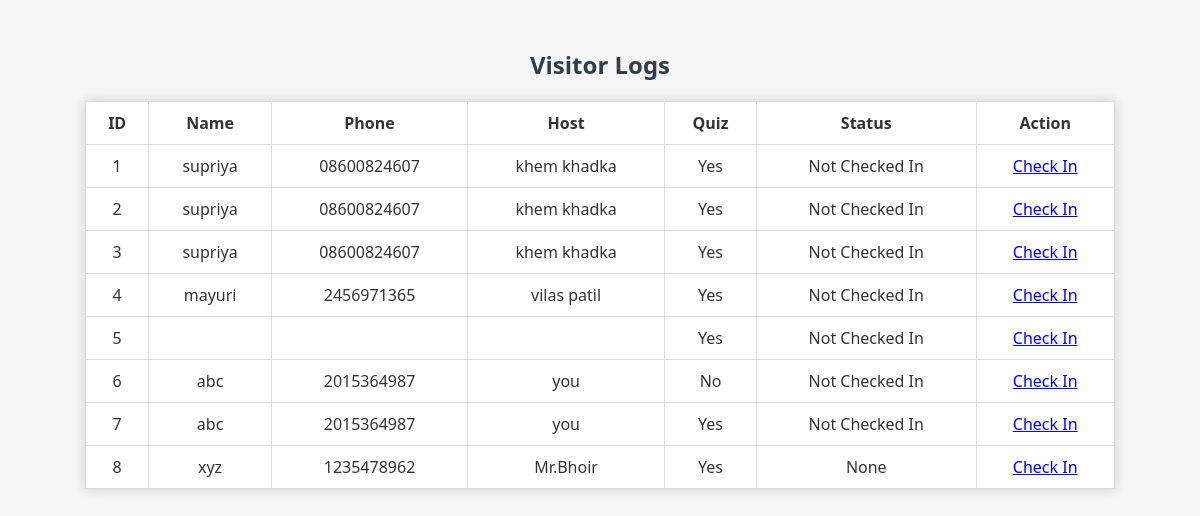
/admin, run on an earlier commit of the app's database.
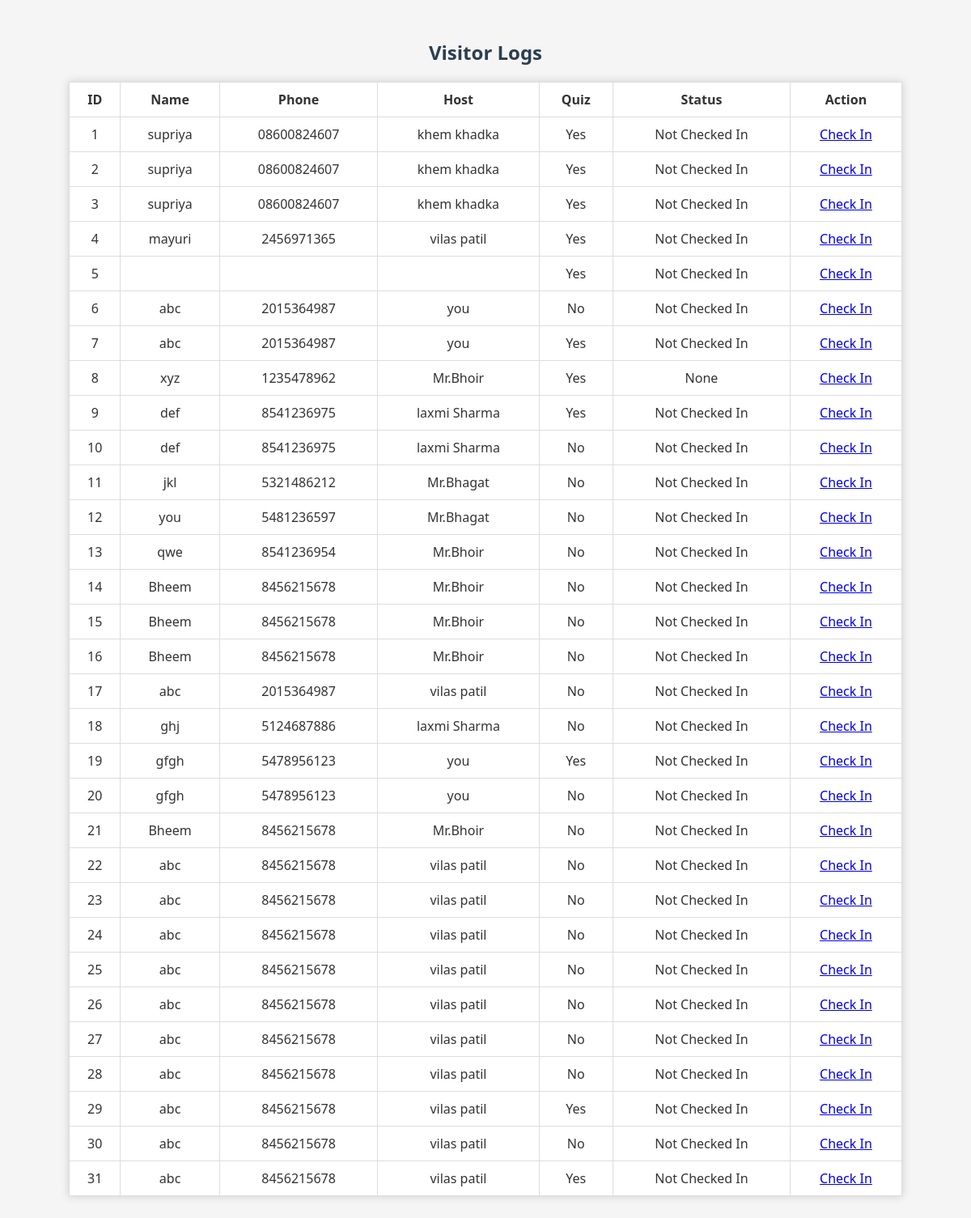
And on a later commit of the database.
### tables this page shows
CREATE TABLE visitors (
                    id INTEGER PRIMARY KEY AUTOINCREMENT,
                    name TEXT,
                    phone TEXT,
                    reason TEXT,
                    host TEXT,
                    quiz_passed INTEGER,
                    checkin_status TEXT
                , area TEXT);

### app.py (the view)
@app.route('/admin')
def admin():
    conn = sqlite3.connect(DB_NAME)
    c = conn.cursor()
    c.execute("SELECT * FROM visitors")
    data = c.fetchall()
    conn.close()
    return render_template('admin.html', data=data)

### templates/admin.html (shortened to what this page needs)
<!DOCTYPE html>
<html>
<head>
  <link rel="stylesheet" href="{{ url_for('static', filename='style.css') }}">
</head>
<body>
  <h2>Visitor Logs</h2>
  <table border="1">
    <tr>
      <th>ID</th><th>Name</th><th>Phone</th><th>Host</th>
      <th>Quiz</th><th>Status</th><th>Action</th>
    </tr>
    {% for row in data %}
    <tr>
      <td>{{ row[0] }}</td><td>{{ row[1] }}</td><td>{{ row[2] }}</td>
      <td>{{ row[4] }}</td><td>{{ 'Yes' if row[5] else 'No' }}</td>
      <td>{{ row[6] }}</td>
      <td>
        {% if row[6] != 'Checked In' %}
          <a href="/checkin/{{ row[0] }}">Check In</a>
        {% endif %}
      </td>
    </tr>
    {% endfor %}
  </table>
</body>
</html>

### static/style.css (style rules this page uses)
body { font-family: 'Segoe UI', sans-serif; background-color: #f5f5f5; padding: 20px; color: #333; }
h2 { color: #2c3e50; text-align: center; }
table { width: 90%; margin: 20px auto; border-collapse: collapse; background-color: white; box-shadow: 0 0 10px #ccc; }
th, td { padding: 10px; border: 1px solid #ddd; text-align: center; }

What changed in the data, as far as the page shows it:
added visitors: id "9", name "def", phone "8541236975", host "laxmi Sharma", quiz_passed "Yes", checkin_status "Not Checked In"
added visitors: id "10", name "def", phone "8541236975", host "laxmi Sharma", quiz_passed "No", checkin_status "Not Checked In"
added visitors: id "11", name "jkl", phone "5321486212", host "Mr.Bhagat", quiz_passed "No", checkin_status "Not Checked In"
added visitors: id "12", name "you", phone "5481236597", host "Mr.Bhagat", quiz_passed "No", checkin_status "Not Checked In"
added visitors: id "13", name "qwe", phone "8541236954", host "Mr.Bhoir", quiz_passed "No", checkin_status "Not Checked In"
added visitors: id "14", name "Bheem", phone "8456215678", host "Mr.Bhoir", quiz_passed "No", checkin_status "Not Checked In"
added visitors: id "15", name "Bheem", phone "8456215678", host "Mr.Bhoir", quiz_passed "No", checkin_status "Not Checked In"
added visitors: id "16", name "Bheem", phone "8456215678", host "Mr.Bhoir", quiz_passed "No", checkin_status "Not Checked In"
added visitors: id "17", name "abc", phone "2015364987", host "vilas patil", quiz_passed "No", checkin_status "Not Checked In"
added visitors: id "18", name "ghj", phone "5124687886", host "laxmi Sharma", quiz_passed "No", checkin_status "Not Checked In"
added visitors: id "19", name "gfgh", phone "5478956123", host "you", quiz_passed "Yes", checkin_status "Not Checked In"
added visitors: id "20", name "gfgh", phone "5478956123", host "you", quiz_passed "No", checkin_status "Not Checked In"
added visitors: id "21", name "Bheem", phone "8456215678", host "Mr.Bhoir", quiz_passed "No", checkin_status "Not Checked In"
added visitors: id "22", name "abc", phone "8456215678", host "vilas patil", quiz_passed "No", checkin_status "Not Checked In"
added visitors: id "23", name "abc", phone "8456215678", host "vilas patil", quiz_passed "No", checkin_status "Not Checked In"
added visitors: id "24", name "abc", phone "8456215678", host "vilas patil", quiz_passed "No", checkin_status "Not Checked In"
added visitors: id "25", name "abc", phone "8456215678", host "vilas patil", quiz_passed "No", checkin_status "Not Checked In"
added visitors: id "26", name "abc", phone "8456215678", host "vilas patil", quiz_passed "No", checkin_status "Not Checked In"
added visitors: id "27", name "abc", phone "8456215678", host "vilas patil", quiz_passed "No", checkin_status "Not Checked In"
added visitors: id "28", name "abc", phone "8456215678", host "vilas patil", quiz_passed "No", checkin_status "Not Checked In"
added visitors: id "29", name "abc", phone "8456215678", host "vilas patil", quiz_passed "Yes", checkin_status "Not Checked In"
added visitors: id "30", name "abc", phone "8456215678", host "vilas patil", quiz_passed "No", checkin_status "Not Checked In"
added visitors: id "31", name "abc", phone "8456215678", host "vilas patil", quiz_passed "Yes", checkin_status "Not Checked In"
